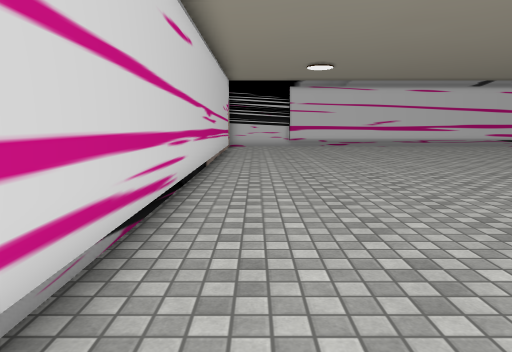
[1] (above)

22 first-person views from a walk through a scene from a Unity 3-D project. The camera is 1.3 m above the floor, tilts 8° down and sees 70° across. The floor is counted in squares, 1 m on a side. Each view is taken from the middle of a square. On the plan, view 1 faces up. The plan holds only what a view shows up to about 15 squares ahead; the rest is blank. The place goes on beyond the plan. The player is left out. Some surface patterns are stand-ins.

[2]
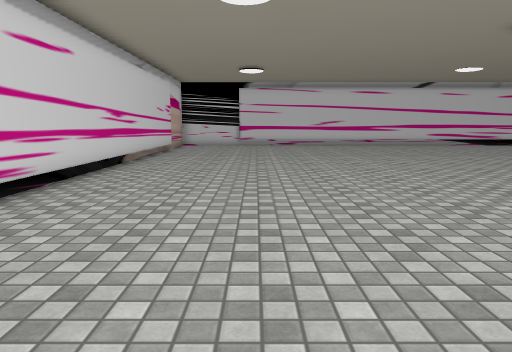

[3]
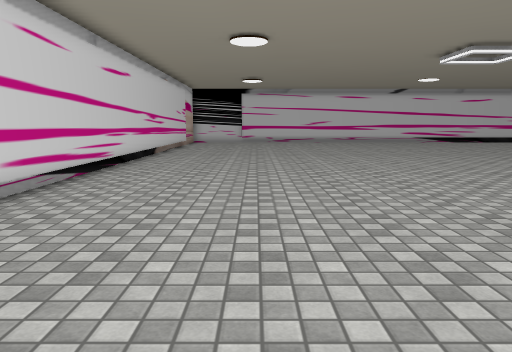

[4]
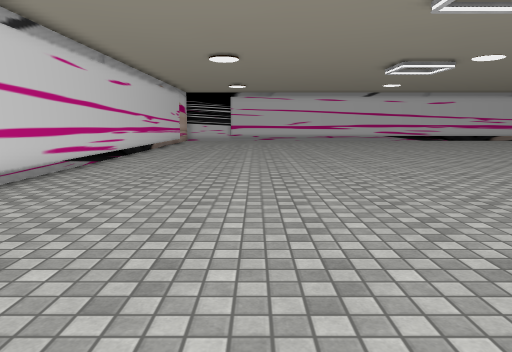

[5]
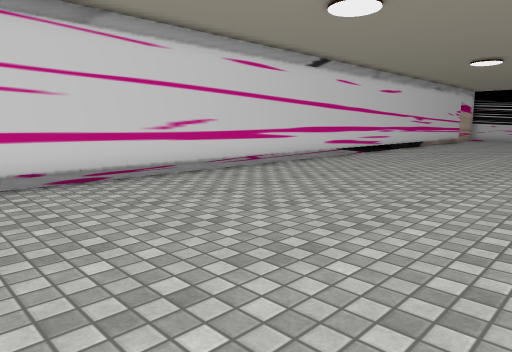

[6]
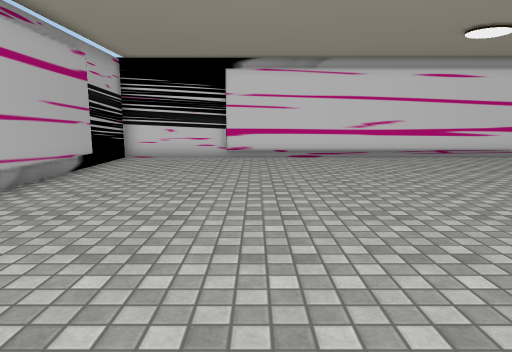

[7]
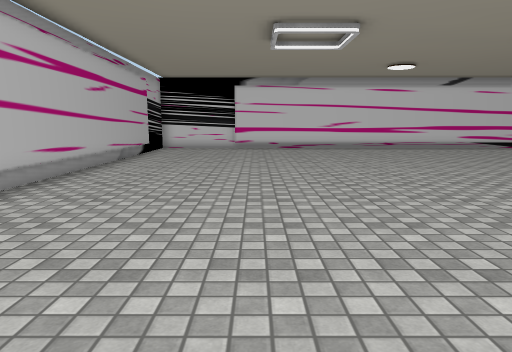

[8]
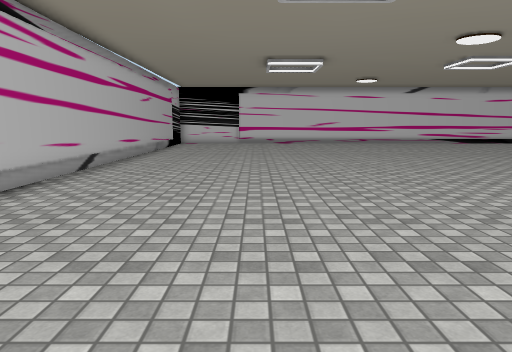

[9]
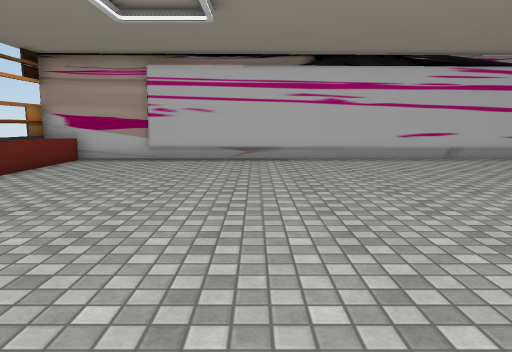

[10]
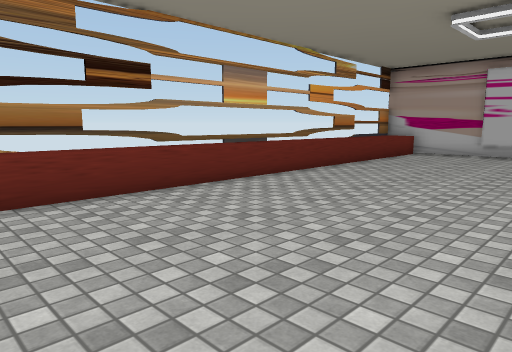

[11]
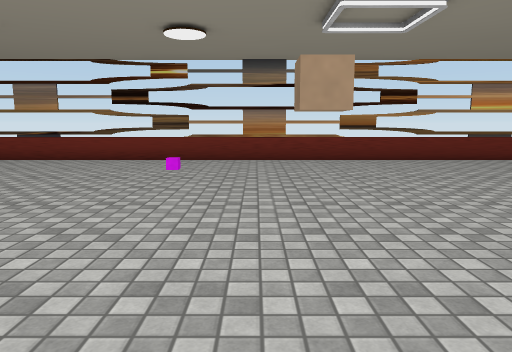

[12]
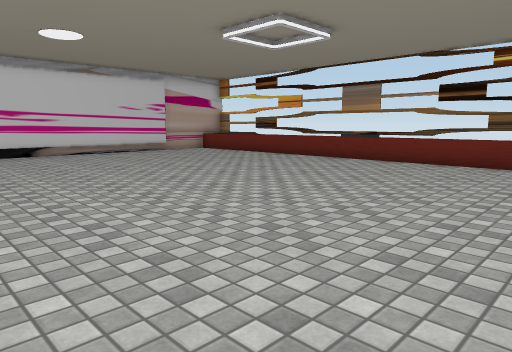

[13]
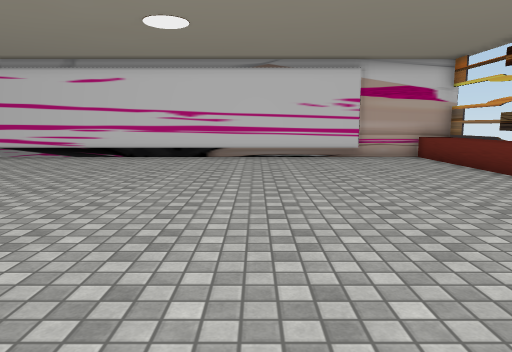

[14]
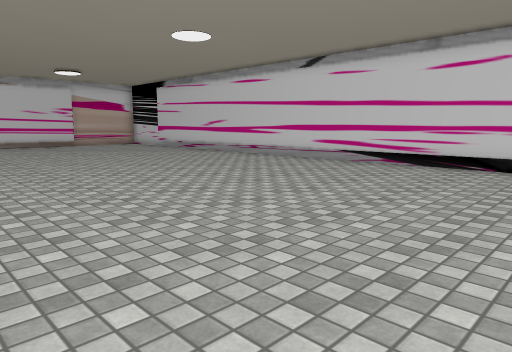

[15]
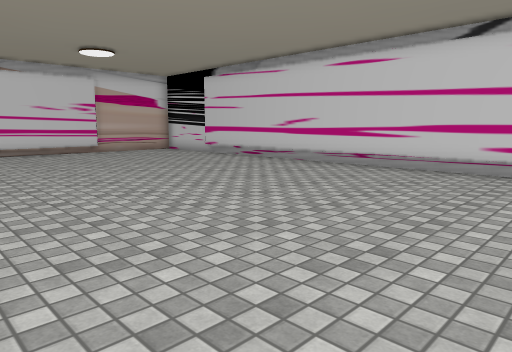

[16]
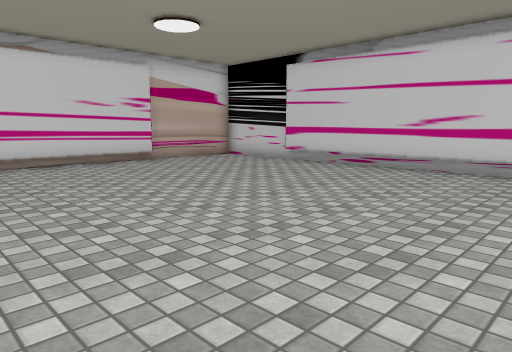

[17]
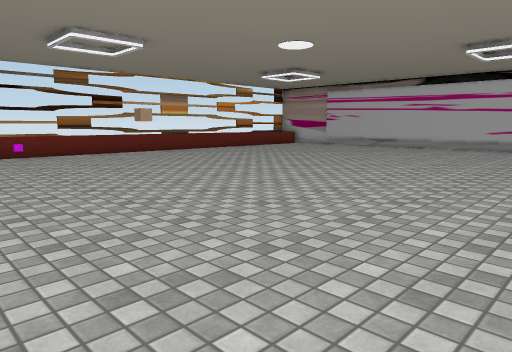

[18]
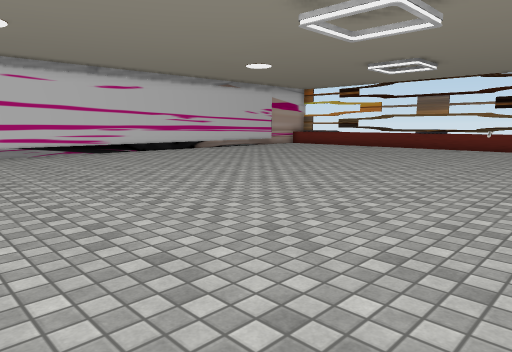

[19]
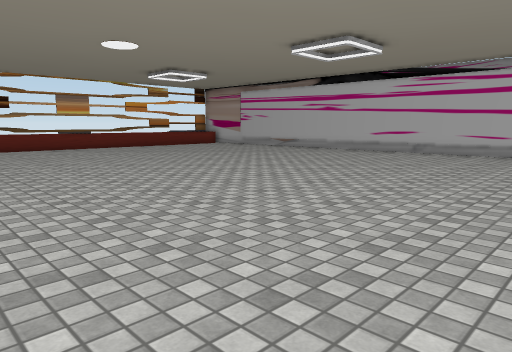

[20]
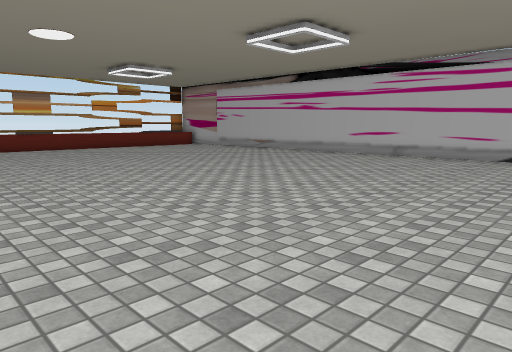

[21]
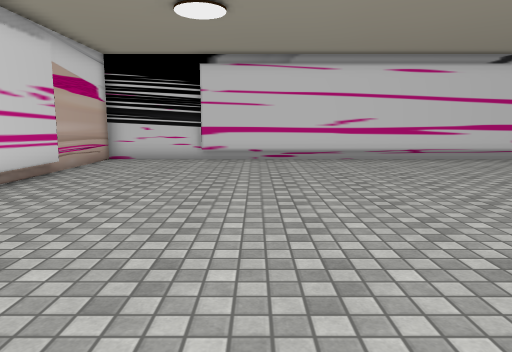

[22]
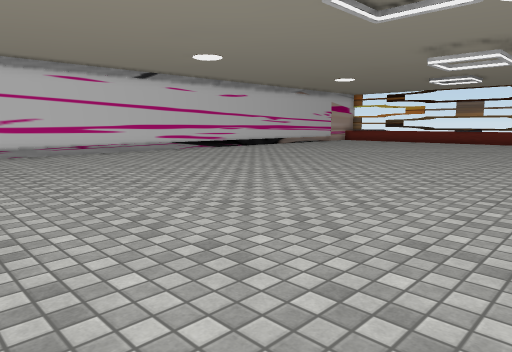

### Floor plan
Key: @ floor where view 1 was taken; # wall or solid block; . floor; ^ raised ledge; O other object.
Columns run from 2 left of view 1 to 33 right of it. Each row starts with its distance up from view 1.
 22 ####################################
 21 #.................................^^
 20 #.................................^^
 19 #.................................^^
 18 ##................................^^
 17 ##................................^
 16 ##................................^
 15 ##................................
 14 ##................................^^
 13 ##................................^^
 12 ##................................^^
 11 ##................................^^
 10 ##................................^^
  9 ##................................^^
  8 ##................................^^
  7  #................................^^
  6  #................#...............^^
  5  #................................^^
  4  #.............  ....O............^^
  3  #.............  .................^^
  2  #................................^^
  1 ##................................^^
  0 ##@...............................^^
 -1 ##................................^^
 -2 ##................................^^
 -3 ##................................^^
 -4 ##................................^^
 -5 ##................................^^
 -6 ##................................^^
 -7 ##................................^^
 -8 ##................................^^
 -9 ##................................^^
-10 ##................................^^
-11 ##................................^^
-12 #.................................^^
-13 #.................................^^
-14 #.................................^^
-15 ####################################

Where each view was taken, in squares from view 1:
view 1: 0 up, 0 right, facing up
view 2: 1 down, 3 right, facing up
view 3: 5 down, 3 right, facing up
view 4: 8 down, 4 right, facing up
view 5: 11 down, 7 right, facing up-left
view 6: 10 down, 13 right, facing left
view 7: 10 down, 19 right, facing left
view 8: 10 down, 24 right, facing left
view 9: 1 down, 25 right, facing down
view 10: 2 up, 25 right, facing down-right
view 11: 4 up, 18 right, facing right
view 12: 5 up, 19 right, facing up-right
view 13: 7 up, 25 right, facing up
view 14: 10 up, 22 right, facing up-left
view 15: 11 up, 16 right, facing up-left
view 16: 11 up, 11 right, facing up-left
view 17: 6 up, 15 right, facing down-right
view 18: 5 up, 11 right, facing up-right
view 19: 2 up, 11 right, facing down-right
view 20: 0 up, 11 right, facing down-right
view 21: 8 up, 4 right, facing up
view 22: 5 up, 4 right, facing up-right
